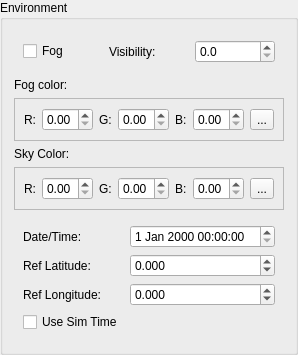
         <widget class="QGroupBox" name="envGroupBox">
          <property name="title">
           <string>Environment</string>
          </property>
          <layout class="QVBoxLayout" name="verticalLayout_6">
           <item>
            <widget class="QWidget" name="widget_5" native="true">
             <layout class="QGridLayout" name="gridLayout_14">
              <item row="0" column="0">
               <widget class="QCheckBox" name="envFogToggle">
                <property name="text">
                 <string>Fog</string>
                </property>
               </widget>
              </item>
              <item row="0" column="2">
               <widget class="QLabel" name="label_37">
                <property name="text">
                 <string>Visibility:</string>
                </property>
               </widget>
              </item>
              <item row="0" column="3">
               <widget class="QDoubleSpinBox" name="envFogVisibilityEdit">
                <property name="decimals">
                 <number>1</number>
                </property>
                <property name="maximum">
                 <double>999999.000000000000000</double>
                </property>
               </widget>
              </item>
             </layout>
            </widget>
           </item>
           <item>
            <widget class="QLabel" name="label_29">
             <property name="text">
              <string>Fog color:</string>
             </property>
            </widget>
           </item>
           <item>
            <widget class="QFrame" name="frame_4">
             <property name="frameShape">
              <enum>QFrame::StyledPanel</enum>
             </property>
             <property name="frameShadow">
              <enum>QFrame::Plain</enum>
             </property>
             <layout class="QHBoxLayout" name="horizontalLayout_4">
              <item>
               <widget class="QLabel" name="label_30">
                <property name="text">
                 <string>R:</string>
                </property>
               </widget>
              </item>
              <item>
               <widget class="QDoubleSpinBox" name="envFogRedEdit">
                <property name="maximum">
                 <double>1.000000000000000</double>
                </property>
                <property name="singleStep">
                 <double>0.100000000000000</double>
                </property>
               </widget>
              </item>
              <item>
               <widget class="QLabel" name="label_31">
                <property name="text">
                 <string>G:</string>
                </property>
               </widget>
              </item>
              <item>
               <widget class="QDoubleSpinBox" name="envFogGreenEdit">
                <property name="maximum">
                 <double>1.000000000000000</double>
                </property>
                <property name="singleStep">
                 <double>0.100000000000000</double>
                </property>
               </widget>
              </item>
              <item>
               <widget class="QLabel" name="label_32">
                <property name="text">
                 <string>B:</string>
                </property>
               </widget>
              </item>
              <item>
               <widget class="QDoubleSpinBox" name="envFogBlueEdit">
                <property name="maximum">
                 <double>1.000000000000000</double>
                </property>
                <property name="singleStep">
                 <double>0.100000000000000</double>
                </property>
               </widget>
              </item>
              <item>
               <widget class="QToolButton" name="envFogColorButton">
                <property name="text">
                 <string>...</string>
                </property>
               </widget>
              </item>
             </layout>
            </widget>
           </item>
           <item>
            <widget class="QLabel" name="label_36">
             <property name="text">
              <string>Sky Color:</string>
             </property>
            </widget>
           </item>
           <item>
            <widget class="QFrame" name="frame_5">
             <property name="frameShape">
              <enum>QFrame::StyledPanel</enum>
             </property>
             <property name="frameShadow">
              <enum>QFrame::Plain</enum>
             </property>
             <layout class="QHBoxLayout" name="horizontalLayout_5">
              <item>
               <widget class="QLabel" name="label_33">
                <property name="text">
                 <string>R:</string>
                </property>
               </widget>
              </item>
              <item>
               <widget class="QDoubleSpinBox" name="envSkyRedEdit">
                <property name="maximum">
                 <double>1.000000000000000</double>
                </property>
                <property name="singleStep">
                 <double>0.100000000000000</double>
                </property>
               </widget>
              </item>
              <item>
               <widget class="QLabel" name="label_34">
                <property name="text">
                 <string>G:</string>
                </property>
               </widget>
              </item>
              <item>
               <widget class="QDoubleSpinBox" name="envSkyGreenEdit">
                <property name="maximum">
                 <double>1.000000000000000</double>
                </property>
                <property name="singleStep">
                 <double>0.100000000000000</double>
                </property>
               </widget>
              </item>
              <item>
               <widget class="QLabel" name="label_35">
                <property name="text">
                 <string>B:</string>
                </property>
               </widget>
              </item>
              <item>
               <widget class="QDoubleSpinBox" name="envSkyBlueEdit">
                <property name="maximum">
                 <double>1.000000000000000</double>
                </property>
                <property name="singleStep">
                 <double>0.100000000000000</double>
                </property>
               </widget>
              </item>
              <item>
               <widget class="QToolButton" name="envSkyColorButton">
                <property name="text">
                 <string>...</string>
                </property>
               </widget>
              </item>
             </layout>
            </widget>
           </item>
           <item>
            <widget class="QWidget" name="widget_6" native="true">
             <layout class="QGridLayout" name="gridLayout_15">
              <item row="0" column="0">
               <widget class="QLabel" name="label_38">
                <property name="text">
                 <string>Date/Time:</string>
                </property>
               </widget>
              </item>
              <item row="0" column="1">
               <widget class="QDateTimeEdit" name="envDateTimeEdit"/>
              </item>
              <item row="1" column="0">
               <widget class="QLabel" name="label_39">
                <property name="text">
                 <string>Ref Latitude:</string>
                </property>
               </widget>
              </item>
              <item row="1" column="1">
               <widget class="QDoubleSpinBox" name="envRefLatEdit">
                <property name="decimals">
                 <number>3</number>
                </property>
                <property name="minimum">
                 <double>-90.000000000000000</double>
                </property>
                <property name="maximum">
                 <double>90.000000000000000</double>
                </property>
               </widget>
              </item>
              <item row="2" column="0">
               <widget class="QLabel" name="label_40">
                <property name="text">
                 <string>Ref Longitude:</string>
                </property>
               </widget>
              </item>
              <item row="2" column="1">
               <widget class="QDoubleSpinBox" name="envRefLongEdit">
                <property name="decimals">
                 <number>3</number>
                </property>
                <property name="minimum">
                 <double>-180.000000000000000</double>
                </property>
                <property name="maximum">
                 <double>180.000000000000000</double>
                </property>
               </widget>
              </item>
              <item row="3" column="0">
               <widget class="QCheckBox" name="envUseSimTime">
                <property name="text">
                 <string>Use Sim Time</string>
                </property>
               </widget>
              </item>
             </layout>
            </widget>
           </item>
          </layout>
         </widget>
